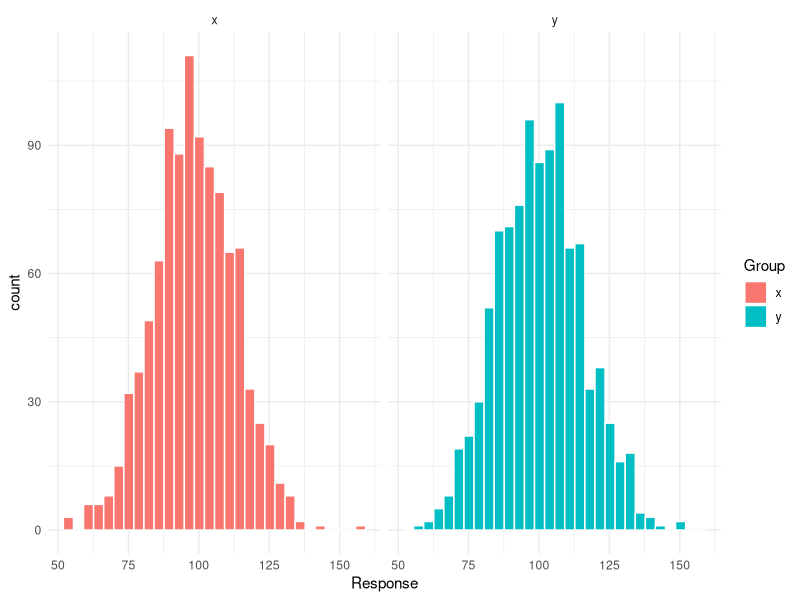

Write R code to recreate this figure.
options(stringsAsFactors = FALSE,
        scipen = 999)

library(tidyverse)

test_df  <-  data.frame(x = rnorm(1000, 99, 15),
                        y = rnorm(1000, 101, 15))

test_df %>% 
  
  # wide to long
  gather(Group, Response, x:y) ->> test_df_long

test_df_long %>% 
  ggplot(aes(x = Response, fill = Group))+
  geom_histogram(colour="white")+
  facet_wrap(~Group)+
  theme_minimal()

